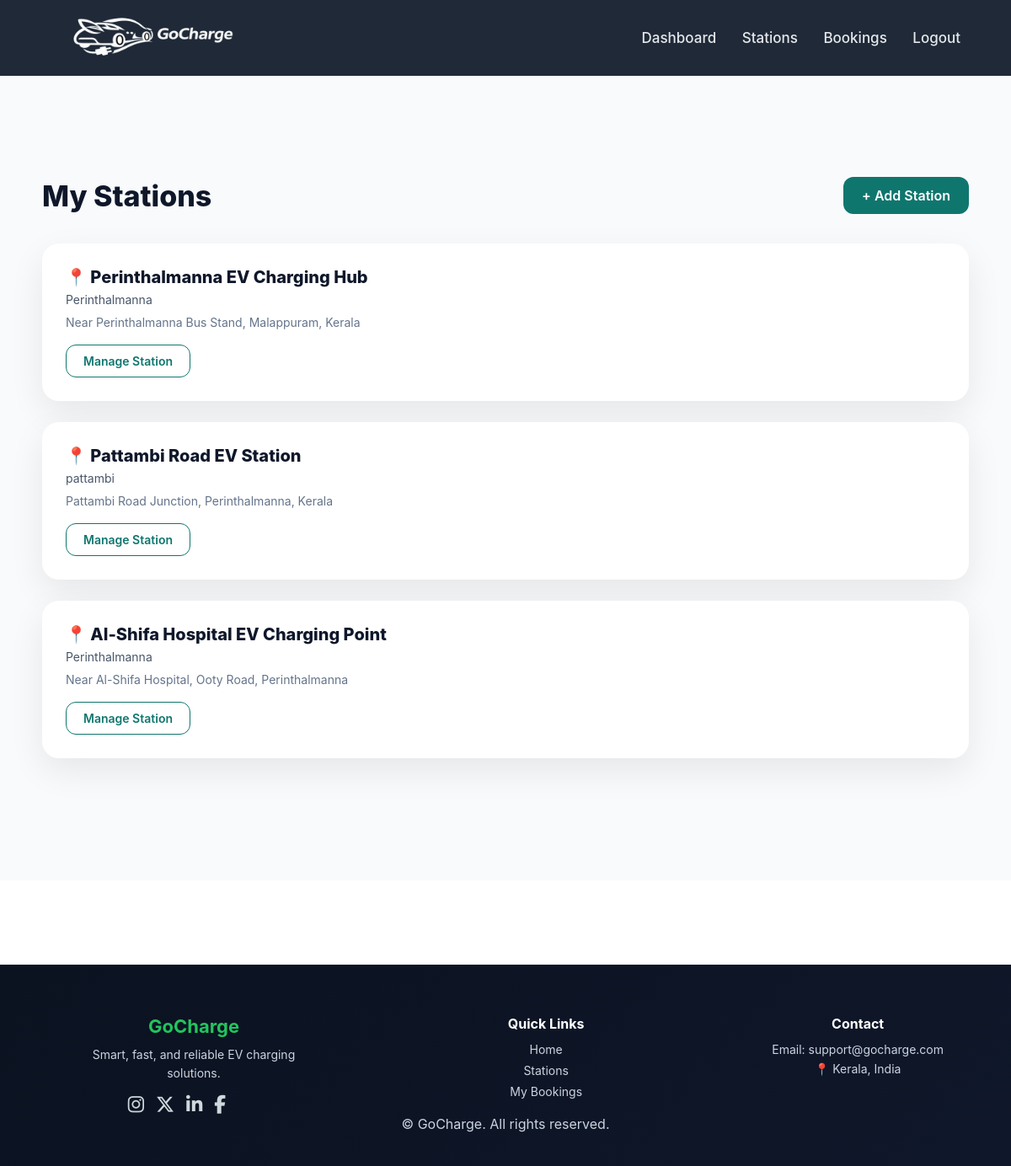
Screenshot of /stations/operator/stations/ (signed in) with the database file from the repository.
### stations/models.py (models this page shows, shortened)
class ChargingStation(models.Model):
    name = models.CharField(max_length=200)
    address = models.TextField(blank=True, null=True)
    location = models.CharField(max_length=255, default="")
    operator = models.ForeignKey(
        User,
        on_delete=models.CASCADE,
        limit_choices_to={'profile__role': 'operator'},
        null=True,
        blank=True
    )
    contact_number = models.CharField(max_length=15, blank=True, null=True)
    is_active = models.BooleanField(default=True)

### stations/views.py (the view)
# urls.py: path("operator/stations/", operator_stations, name="operator_stations"),
@login_required
def operator_stations(request):
    profile = request.user.profile
    if profile.role != "operator":
        return redirect("home")
    stations =  ChargingStation.objects.filter(operator=request.user)
    return render(
        request,
        "operator_stations.html",
        {"stations": stations}
    )

### stations/templates/operator_stations.html (shortened to what this page needs)
{% extends "base.html" %}
{% block content %}
<section class="stations-section">
    <div class="stations-container">
        <div class="stations-header">
            <h1>My Stations</h1>
            <a href="{% url 'add_station' %}" class="add-station-btn">
                + Add Station
            </a>
        </div>
        {% for station in stations %}
            <div class="station-card">
                <div class="station-title">
                    📍 {{ station.name }}
                </div>
                <div class="station-location">
                    {{ station.location }}
                </div>
                {% if station.address %}
                <div class="station-address">
                    {{ station.address }}
                </div>
                {% endif %}
                <div class="station-actions">
                    <a href="{% url 'manage_station' station.id %}" class="manage-btn">
                        Manage Station
                    </a>
                </div>
            </div>
        {% empty %}
            <p class="empty">No stations added yet.</p>
        {% endfor %}
    </div>
</section>
{% endblock %}

### static/css/style.css (style rules this page uses)
* { margin: 0; padding: 0; box-sizing: border-box; }
body { font-family: "Inter", system-ui, sans-serif; background: #ffffff; color: #1f2937; }

### stations/templates/operator_stations.html (style rules this page uses)
.stations-section { padding: 120px 40px; background: #f8fafc; min-height: 100vh; }
.stations-container { max-width: 1100px; margin: auto; }
.stations-header { display: flex; justify-content: space-between; align-items: center; margin-bottom: 35px; }
.stations-header h1 { font-size: 34px; font-weight: 800; color: #0f172a; }
.add-station-btn { background: #0f766e; color: #fff; padding: 12px 22px; border-radius: 12px; font-weight: 600; text-decoration: none; transition: background 0.25s ease; }
.station-card { background: #ffffff; padding: 28px; border-radius: 20px; box-shadow: 0 15px 40px rgba(0,0,0,0.08); margin-bottom: 25px; }
.station-title { font-size: 20px; font-weight: 800; margin-bottom: 6px; color: #0f172a; }
.station-location { font-size: 14px; color: #475569; margin-bottom: 10px; }
.station-address { font-size: 14px; color: #64748b; margin-bottom: 18px; }
.station-actions { display: flex; gap: 12px; }
.manage-btn { padding: 10px 20px; border-radius: 12px; font-size: 14px; font-weight: 600; border: 1.5px solid #0f766e; background: transparent; color: #0f766e; text-decoration: none; transition: all 0.25s ease; }

### rows the page displays
ChargingStation: name "Perinthalmanna EV Charging Hub", location "Perinthalmanna", address "Near Perinthalmanna Bus Stand, Malappuram, Kerala"
ChargingStation: name "Pattambi Road EV Station", location "pattambi", address "Pattambi Road Junction, Perinthalmanna, Kerala"
ChargingStation: name "Al-Shifa Hospital EV Charging Point", location "Perinthalmanna", address "Near Al-Shifa Hospital, Ooty Road, Perinthalmanna"
